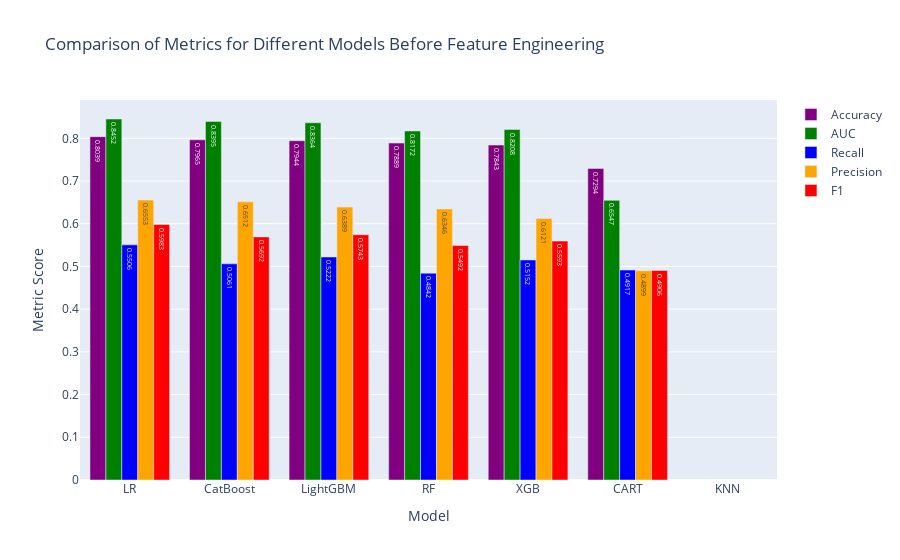

Notebook cell for this chart:
### Markdown cell above
# 16. Comparison of Metrics for Different Models Before Feature Engineering

### Code cell
# Dictionary containing the updated metric results
metrics = {
    "Model": ["LR", "KNN", "CART", "RF", "XGB", "LightGBM", "CatBoost"],
    "Accuracy": [base_models_metrics[0]['Accuracy'], base_models_metrics[1]['Accuracy'],
                 base_models_metrics[2]['Accuracy'], base_models_metrics[3]['Accuracy'],
                 base_models_metrics[4]['Accuracy'], base_models_metrics[5]['Accuracy'],
                 base_models_metrics[6]['Accuracy']],
    "AUC": [base_models_metrics[0]['AUC'], base_models_metrics[1]['AUC'],
            base_models_metrics[2]['AUC'], base_models_metrics[3]['AUC'],
            base_models_metrics[4]['AUC'], base_models_metrics[5]['AUC'],
            base_models_metrics[6]['AUC']],
    "Recall": [base_models_metrics[0]['Recall'], base_models_metrics[1]['Recall'],
               base_models_metrics[2]['Recall'], base_models_metrics[3]['Recall'],
               base_models_metrics[4]['Recall'], base_models_metrics[5]['Recall'],
               base_models_metrics[6]['Recall']],
    "Precision": [base_models_metrics[0]['Precision'], base_models_metrics[1]['Precision'],
                  base_models_metrics[2]['Precision'], base_models_metrics[3]['Precision'],
                  base_models_metrics[4]['Precision'], base_models_metrics[5]['Precision'],
                  base_models_metrics[6]['Precision']],
    "F1": [base_models_metrics[0]['F1'], base_models_metrics[1]['F1'],
           base_models_metrics[2]['F1'], base_models_metrics[3]['F1'],
           base_models_metrics[4]['F1'], base_models_metrics[5]['F1'],
           base_models_metrics[6]['F1']]
}

# Creating a DataFrame from the updated metrics dictionary
results_df = pd.DataFrame(metrics)

# Sorting the DataFrame by accuracy in descending order
results_df = results_df.sort_values(by="Accuracy", ascending=False)

# Creating the figure for the graph
fig = go.Figure()

# Colors for the metrics
colors = ["purple", "green", "blue", "orange", "red"]

# Adding traces for each metric in the specified order
for metric, color in zip(["Accuracy", "AUC", "Recall", "Precision", "F1"], colors):
    fig.add_trace(go.Bar(
        x=results_df["Model"],
        y=results_df[metric],
        marker_color=color,
        name=metric,
        text=results_df[metric],
        textposition='auto'
    ))

# Setting axis labels and title
fig.update_layout(
    xaxis_title="Model",
    yaxis_title="Metric Score",
    title="Comparison of Metrics for Different Models Before Feature Engineering"
)

# Displaying the graph
fig.show(block=True)

### Figure 1 — Plotly figure (JSON) as saved in the notebook; plotly's stock layout.template omitted (floating-point values rounded to 4 significant figures)
{"data": [{"marker": {"color": "purple"}, "name": "Accuracy", "text": [0.8039, 0.7965, 0.7944, 0.7889, 0.7843, 0.7294, null], "textposition": "auto", "type": "bar", "x": ["LR", "CatBoost", "LightGBM", "RF", "XGB", "CART", "KNN"], "y": [0.8039, 0.7965, 0.7944, 0.7889, 0.7843, 0.7294, null]}, {"marker": {"color": "green"}, "name": "AUC", "text": [0.8452, 0.8395, 0.8364, 0.8172, 0.8208, 0.6547, null], "textposition": "auto", "type": "bar", "x": ["LR", "CatBoost", "LightGBM", "RF", "XGB", "CART", "KNN"], "y": [0.8452, 0.8395, 0.8364, 0.8172, 0.8208, 0.6547, null]}, {"marker": {"color": "blue"}, "name": "Recall", "text": [0.5506, 0.5061, 0.5222, 0.4842, 0.5152, 0.4917, null], "textposition": "auto", "type": "bar", "x": ["LR", "CatBoost", "LightGBM", "RF", "XGB", "CART", "KNN"], "y": [0.5506, 0.5061, 0.5222, 0.4842, 0.5152, 0.4917, null]}, {"marker": {"color": "orange"}, "name": "Precision", "text": [0.6553, 0.6512, 0.6389, 0.6346, 0.6121, 0.4899, null], "textposition": "auto", "type": "bar", "x": ["LR", "CatBoost", "LightGBM", "RF", "XGB", "CART", "KNN"], "y": [0.6553, 0.6512, 0.6389, 0.6346, 0.6121, 0.4899, null]}, {"marker": {"color": "red"}, "name": "F1", "text": [0.5983, 0.5692, 0.5743, 0.5492, 0.5593, 0.4906, null], "textposition": "auto", "type": "bar", "x": ["LR", "CatBoost", "LightGBM", "RF", "XGB", "CART", "KNN"], "y": [0.5983, 0.5692, 0.5743, 0.5492, 0.5593, 0.4906, null]}], "layout": {"title": {"text": "Comparison of Metrics for Different Models Before Feature Engineering"}, "xaxis": {"title": {"text": "Model"}}, "yaxis": {"title": {"text": "Metric Score"}}}}
